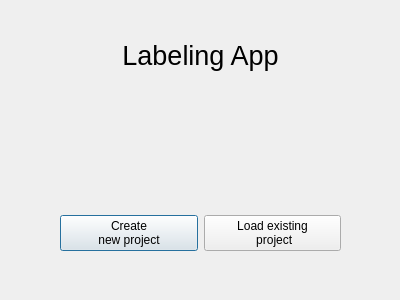
<?xml version="1.0" encoding="UTF-8"?>
<ui version="4.0">
 <class>Dialog</class>
 <widget class="QDialog" name="Dialog">
  <property name="geometry">
   <rect>
    <x>0</x>
    <y>0</y>
    <width>400</width>
    <height>300</height>
   </rect>
  </property>
  <property name="windowTitle">
   <string>Dialog</string>
  </property>
  <widget class="QWidget" name="layoutWidget">
   <property name="geometry">
    <rect>
     <x>60</x>
     <y>40</y>
     <width>281</width>
     <height>211</height>
    </rect>
   </property>
   <layout class="QGridLayout" name="gridLayout_2">
    <item row="1" column="0">
     <widget class="QPushButton" name="pushButton_new_project">
      <property name="text">
       <string>Create 
new project</string>
      </property>
     </widget>
    </item>
    <item row="1" column="1">
     <widget class="QPushButton" name="pushButton_load_project">
      <property name="text">
       <string>Load existing
 project</string>
      </property>
     </widget>
    </item>
    <item row="0" column="0" colspan="2">
     <widget class="QLabel" name="label_title">
      <property name="font">
       <font>
        <pointsize>20</pointsize>
       </font>
      </property>
      <property name="text">
       <string>Labeling App</string>
      </property>
      <property name="alignment">
       <set>Qt::AlignHCenter|Qt::AlignTop</set>
      </property>
     </widget>
    </item>
   </layout>
  </widget>
 </widget>
 <resources/>
 <connections/>
</ui>
